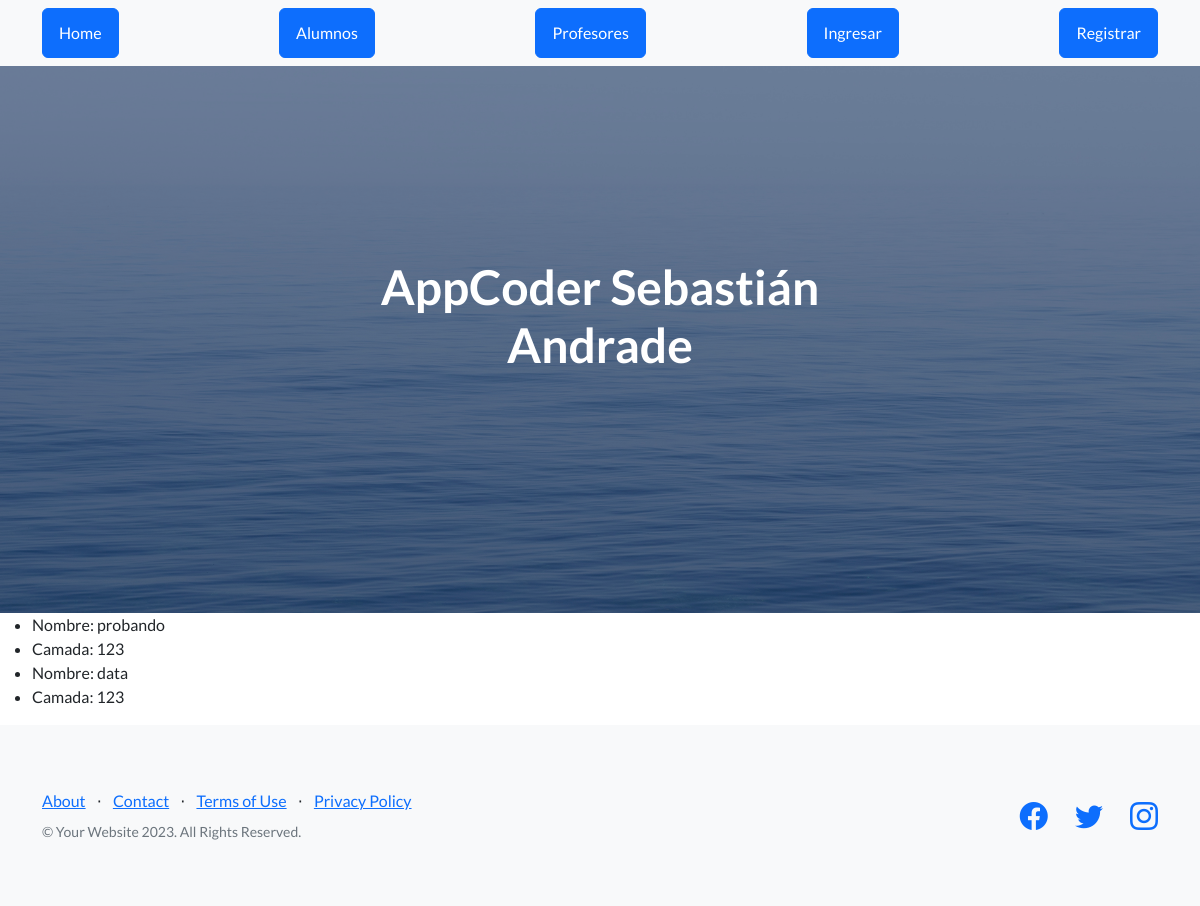
The app's page /AppCoder/buscar with its own data.
### AppCoder/models.py (models this page shows, shortened)
class Curso(models.Model):
    nombre = models.CharField(max_length=40)
    camada = models.IntegerField()
    curso = {nombre,camada}
    duracion_horas = models.IntegerField()

### AppCoder/views.py (the view)
# urls.py: path("buscar", views.buscar),
def buscar(request):
    if 'nombre' in request.GET:
        nombre = request.GET['nombre']
        cursos = Curso.objects.filter(nombre__icontains=nombre)
    else:
        cursos = Curso.objects.all()
    return render(request, 'resultado_busqueda.html', {'cursos': cursos})

### AppCoder/template/resultado_busqueda.html (shortened to what this page needs)
{% extends "padre.html" %}
{% load static %}
{% block contenido %}
    {%if cursos %}
        <ul>
        {% for curso in cursos %}
            <li>Nombre: {{curso.nombre}}</li>
            <li>Camada: {{curso.camada}}</li>
        {% endfor %}
        </ul>
    {% endif %}
{% endblock %}

### records on screen
Curso: nombre "probando", camada "123"
Curso: nombre "data", camada "123"
